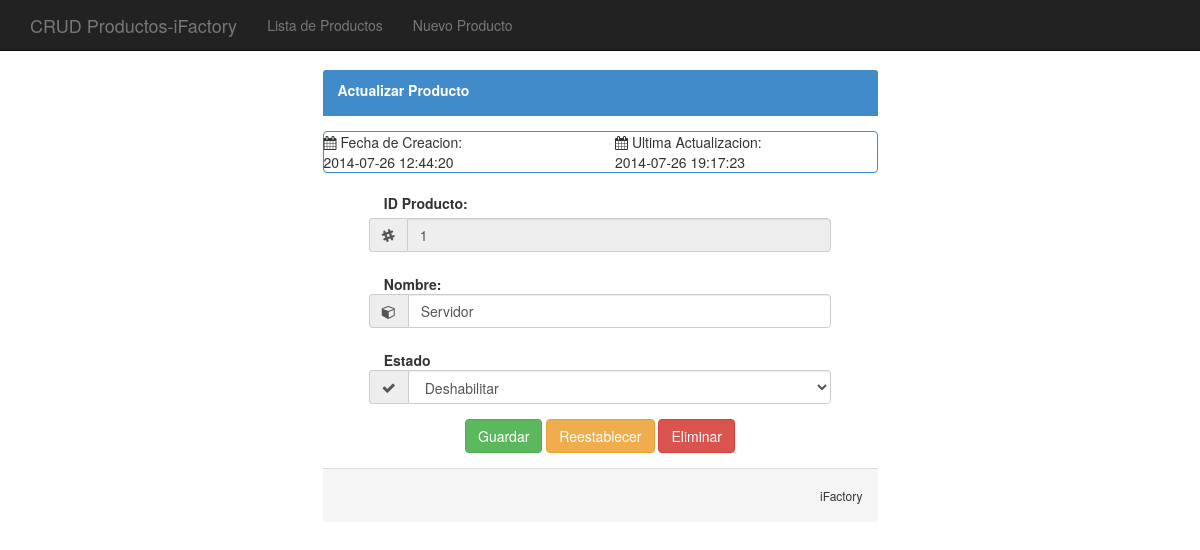
Page /?p=3&x=1 on the committed database.
### tables this page shows
CREATE TABLE `productos` (
  `id` int(6) NOT NULL AUTO_INCREMENT,
  `producto` varchar(250) NOT NULL,
  `estado` int(1) NOT NULL,
  `fecha_creacion` datetime DEFAULT NULL,
  `fecha_actualizacion` datetime DEFAULT NULL,
  PRIMARY KEY (`id`)
);

### ProductoController.php (called while the page is built, shortened)
<?php
class ProductoController
{
	public $producto,$estado,$fecha_creacion,$fecha_actualizacion,$id,$band=0;
	public function ExtraeDatosProducto()
	{
		include ('config/conn.php');
		$sqlED="
			SELECT
				id,
				producto,
				estado,
				fecha_creacion,
				fecha_actualizacion
			FROM productos
			where id=".$this->id.";";
		$queryED=$link->query($sqlED) or die ("Error: ".mysql_error());
		$resultED = mysqli_fetch_array($queryED, MYSQLI_NUM);
		$this->producto=$resultED[1];
		$this->estado=$resultED[2];
		$this->fecha_creacion=$resultED[3];
		$this->fecha_actualizacion=$resultED[4];
	}
}
?>

### FormAProducto.php (the view, shortened to what this page needs)
<div class="col-md-6 col-md-offset-3">
	<div class='panel-primary'>
		<div class='panel-heading'>
			<label>Actualizar Producto</label>
		</div>
		<div class='panel-body'>
			<?php
				include ('ProductoController.php');
				$objprod=new ProductoController;
				$objprod->id=$idproducto;
				$objprod->ExtraeDatosProducto();
			?>
			<div class="row panel panel-primary">
				<div class="panel-sub-heading">
					<div class='row'>
						<div class="col-lg-6">
							<i class="fa fa-calendar"></i>  Fecha de Creacion:
						</div>
						<div class="col-lg-6">
							<i class="fa fa-calendar"></i>  Ultima Actualizacion:
						</div>
					</div>
					<div class='row'>
						<div class="col-lg-6">
							<?php echo $objprod->fecha_creacion;?>
						</div>
						<div class="col-lg-6">
							<?php echo $objprod->fecha_actualizacion;?>
						</div>
					</div>
				</div>
			</div>
			<div class="row">
				<div class="col-md-10 col-md-offset-1">
					<form action='' method='POST' target='_self' id='FormAProducto' class="form-horizontal" role="form" >
						<div>
							<label>ID Producto: </label>
						</div>
						<div class="form-group input-group">
							<span class="input-group-addon"><i class="fa fa-slack"></i></span>
							<input type='text' id='id' name='id' class="form-control" placeholder="ID" value='<?php echo $objprod->id;?>' readonly>
						</div>
						<div>
							<label for="producto" class="control-label">Nombre: </label>
						</div>
						<div class="form-group input-group">
							<span class="input-group-addon"><i class="fa fa-cube"></i></span>
							<input type='text' id='producto' name='producto' class="form-control" placeholder="Nombre" value='<?php echo $objprod->producto;?>'>
						</div>
						<div>
							<label for="estado" class="control-label">Estado</label>
						</div>
						<div class="form-group input-group">
							<span class="input-group-addon"><i class="fa fa-check"></i></span>
							<select id='estado' name='estado' class="form-control">
								<?php
									if($objprod->estado == 0)
									{
										echo"<option value=0>Deshabilitar</option>
												<option value=1>Habilitar</option>";
									}
								?>
							</select>
						</div>
						<div class="row">
							<div class="col-lg-12" align='center'>
								<input type='submit' class="btn btn-success" value='Guardar'>
								<button type="reset" class="btn btn-warning">Reestablecer</button>
								<button type="button" id='btneliminar' class="btn btn-danger" >Eliminar</button>
							</div>
						</div>
					</form>
				</div>
			</div>
		</div>
		<div class='panel-footer'>
			<h6><p class="text-right">iFactory</p></h6>
		</div>
	</div>
</div>

### css/starter-template.css (style rules this page uses)
body { padding-top: 50px; }

### rows in the picture
productos: fecha_creacion "2014-07-26 12:44:20", fecha_actualizacion "2014-07-26 19:17:23", id "1", producto "Servidor", estado "Deshabilitar"
